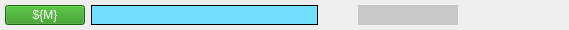
<?xml version="1.0" encoding="UTF-8"?>
<ui version="4.0">
 <class>Form</class>
 <widget class="QWidget" name="Form">
  <property name="geometry">
   <rect>
    <x>0</x>
    <y>0</y>
    <width>569</width>
    <height>30</height>
   </rect>
  </property>
  <property name="minimumSize">
   <size>
    <width>0</width>
    <height>30</height>
   </size>
  </property>
  <property name="maximumSize">
   <size>
    <width>16777215</width>
    <height>40</height>
   </size>
  </property>
  <property name="windowTitle">
   <string>Form</string>
  </property>
  <layout class="QHBoxLayout" name="horizontalLayout_4">
   <property name="leftMargin">
    <number>5</number>
   </property>
   <property name="topMargin">
    <number>0</number>
   </property>
   <property name="rightMargin">
    <number>5</number>
   </property>
   <property name="bottomMargin">
    <number>0</number>
   </property>
   <item>
    <layout class="QHBoxLayout" name="horizontalLayout_3">
     <item>
      <widget class="PyDMRelatedDisplayButton" name="PyDMRelatedDisplayButton">
       <property name="maximumSize">
        <size>
         <width>16777215</width>
         <height>20</height>
        </size>
       </property>
       <property name="toolTip">
        <string/>
       </property>
       <property name="styleSheet">
        <string notr="true">  color: rgb(255, 255, 255);
  background-color: rgb(40, 147, 21);
</string>
       </property>
       <property name="text">
        <string>${M}</string>
       </property>
       <property name="iconSize">
        <size>
         <width>0</width>
         <height>0</height>
        </size>
       </property>
       <property name="showIcon" stdset="0">
        <bool>false</bool>
       </property>
      </widget>
     </item>
     <item>
      <widget class="PyDMLineEdit" name="PyDMLineEdit">
       <property name="minimumSize">
        <size>
         <width>100</width>
         <height>0</height>
        </size>
       </property>
       <property name="maximumSize">
        <size>
         <width>16777215</width>
         <height>20</height>
        </size>
       </property>
       <property name="toolTip">
        <string>ca://${P}${M}.DESC</string>
       </property>
       <property name="styleSheet">
        <string notr="true">  color: rgb(0, 0, 0);
  background-color: rgb(115, 223, 255);
  border: 1px solid black;
  margin: 0px;
  padding: 0px;
  spacing: 0px;
</string>
       </property>
       <property name="readOnly">
        <bool>true</bool>
       </property>
       <property name="channel" stdset="0">
        <string>ca://${P}${M}.DESC</string>
       </property>
      </widget>
     </item>
     <item>
      <widget class="PyDMEmbeddedDisplay" name="PyDMEmbeddedDisplay">
       <property name="minimumSize">
        <size>
         <width>28</width>
         <height>28</height>
        </size>
       </property>
       <property name="maximumSize">
        <size>
         <width>28</width>
         <height>28</height>
        </size>
       </property>
       <property name="toolTip">
        <string/>
       </property>
       <property name="frameShape">
        <enum>QFrame::NoFrame</enum>
       </property>
       <property name="lineWidth">
        <number>0</number>
       </property>
       <property name="filename" stdset="0">
        <string>motor_indicators_tiny.ui</string>
       </property>
      </widget>
     </item>
     <item>
      <widget class="PyDMLabel" name="text_update_2">
       <property name="minimumSize">
        <size>
         <width>100</width>
         <height>0</height>
        </size>
       </property>
       <property name="maximumSize">
        <size>
         <width>16777215</width>
         <height>20</height>
        </size>
       </property>
       <property name="font">
        <font>
         <pointsize>10</pointsize>
        </font>
       </property>
       <property name="toolTip">
        <string>PV: ${P}${M}.VAL</string>
       </property>
       <property name="styleSheet">
        <string notr="true">
  color: rgb(10, 0, 184);
  background-color: rgb(200, 200, 200);
  </string>
       </property>
       <property name="alignment">
        <set>Qt::AlignLeading|Qt::AlignLeft|Qt::AlignVCenter</set>
       </property>
       <property name="textInteractionFlags">
        <set>Qt::TextSelectableByKeyboard|Qt::TextSelectableByMouse</set>
       </property>
       <property name="showUnits" stdset="0">
        <bool>true</bool>
       </property>
       <property name="channel" stdset="0">
        <string>ca://${P}${M}.VAL</string>
       </property>
      </widget>
     </item>
     <item>
      <widget class="PyDMEnumButton" name="PyDMEnumButton">
       <property name="minimumSize">
        <size>
         <width>100</width>
         <height>0</height>
        </size>
       </property>
       <property name="maximumSize">
        <size>
         <width>100</width>
         <height>20</height>
        </size>
       </property>
       <property name="toolTip">
        <string>ca://${P}${M}.CNEN</string>
       </property>
       <property name="styleSheet">
        <string notr="true">PyDMEnumButton{
  color: rgb(0, 0, 0);
  background-color: rgb(115, 223, 255);
  margin: 0px;
  padding: 0px;
  spacing: 0px;
  }
QPushButton {
  color: rgb(0, 0, 0);
  background-color: rgb(115, 223, 255);
  }
QRadioButton {
  color: rgb(0, 0, 0);
  background-color: rgb(115, 223, 255);
  }</string>
       </property>
       <property name="channel" stdset="0">
        <string>ca://${P}${M}.CNEN</string>
       </property>
       <property name="orientation" stdset="0">
        <enum>Qt::Horizontal</enum>
       </property>
       <property name="marginTop" stdset="0">
        <number>0</number>
       </property>
       <property name="marginBottom" stdset="0">
        <number>0</number>
       </property>
       <property name="marginLeft" stdset="0">
        <number>0</number>
       </property>
       <property name="marginRight" stdset="0">
        <number>0</number>
       </property>
       <property name="horizontalSpacing" stdset="0">
        <number>0</number>
       </property>
       <property name="verticalSpacing" stdset="0">
        <number>0</number>
       </property>
      </widget>
     </item>
    </layout>
   </item>
  </layout>
 </widget>
 <customwidgets>
  <customwidget>
   <class>PyDMLabel</class>
   <extends>QLabel</extends>
   <header>pydm.widgets.label</header>
  </customwidget>
  <customwidget>
   <class>PyDMEmbeddedDisplay</class>
   <extends>QFrame</extends>
   <header>pydm.widgets.embedded_display</header>
  </customwidget>
  <customwidget>
   <class>PyDMEnumButton</class>
   <extends>QWidget</extends>
   <header>pydm.widgets.enum_button</header>
  </customwidget>
  <customwidget>
   <class>PyDMLineEdit</class>
   <extends>QLineEdit</extends>
   <header>pydm.widgets.line_edit</header>
  </customwidget>
  <customwidget>
   <class>PyDMRelatedDisplayButton</class>
   <extends>QPushButton</extends>
   <header>pydm.widgets.related_display_button</header>
  </customwidget>
 </customwidgets>
 <resources/>
 <connections/>
</ui>
